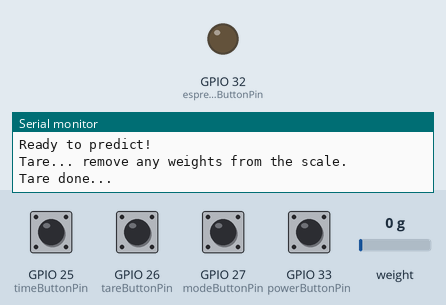
The sketch below on a simulated ESP32. Parts: output pins drawn as LEDs (lit = HIGH), the last lines printed to the serial monitor. The inputs (shaded band) are chosen by the test bench; at power-on: GPIO 25 (timeButtonPin), GPIO 26 (tareButtonPin), GPIO 27 (modeButtonPin), GPIO 33 (powerButtonPin) HIGH, weight on the scale 0 g. Storage starts empty.

Above: at 2.2 s.
2.3 s: GPIO 25 (timeButtonPin) pulled LOW for 0.15 s
3.9 s: weight on the scale set to 1250 g
At 4.5 s:
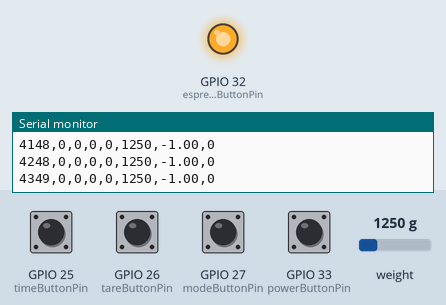
6.4 s: GPIO 26 (tareButtonPin) pulled LOW for 1 s
8.9 s: GPIO 27 (modeButtonPin) pulled LOW for 0.15 s
10.5 s: GPIO 33 (powerButtonPin) pulled LOW for 0.15 s
12.1 s: GPIO 26 (tareButtonPin) driven LOW and GPIO 27 (modeButtonPin) driven LOW
Timing chart, 0 to 14.6 s (numbered marks = the images above; inputs shaded):
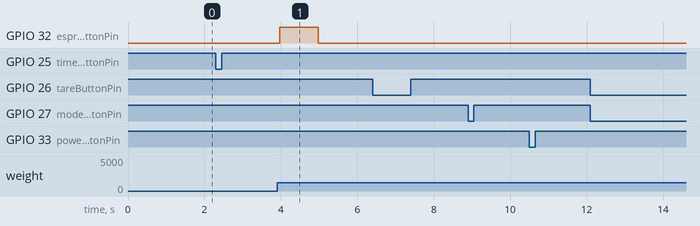

The sketch:

smart_scale.ino
```cpp
// Calibrating the load cell
#include <Arduino.h>
#include "soc/rtc.h"
#include "HX711.h"
#include "FS.h"
#include "SPIFFS.h"

#include "debounced_button.h"
#include "scale_predictor.h"

// HX711 circuit wiring
const int LOADCELL_DOUT_PIN = 16;
const int LOADCELL_SCK_PIN = 4;

const int timeButtonPin = 25;
const int modeButtonPin = 27;
const int tareButtonPin = 26;
const int powerButtonPin = 33;
const int espressoMachineDoubleShotButtonPin = 32;

const float TARGET_WEIGHT = 360.0;
const unsigned long SHOT_STOP_TIME_THRESHOLD = 1100;
const unsigned long BUTTON_TRIGGER_TIME = 1000;
const unsigned long STOP_RECORDING_DELAY_TIME = 10000;
const unsigned long RECORDING_CUTOFF_DELAY = 100000;

unsigned long startTime = millis();

unsigned long recordingStartTime = 0;
// TODO: Replace this with recordingStartTime entirely.
bool isRecording = 0;

HX711 scale;
File file;

int numweightreadings = 0;

DebouncedButton powerButton = DebouncedButton(powerButtonPin, "Power");
DebouncedButton modeButton = DebouncedButton(modeButtonPin, "Mode");
DebouncedButton tareButton = DebouncedButton(tareButtonPin, "Tare");
DebouncedButton timeButton = DebouncedButton(timeButtonPin, "Time");
ScalePredictor predictor(10, TARGET_WEIGHT);

long prevWeight = LONG_MIN;
unsigned long stopRecordingTime = 0;

unsigned long triggerDoubleShotTime = 0;

const String dataFilePath = "/data.csv";

void setup() {
  Serial.begin(115200);
  scale.begin(LOADCELL_DOUT_PIN, LOADCELL_SCK_PIN);
  scale.set_scale(185.1423151);
  scale.set_offset(-2.123100148);

  pinMode(espressoMachineDoubleShotButtonPin, OUTPUT);

  if (!SPIFFS.begin(true)) {
    Serial.println("An error has occurred while mounting SPIFFS");
    return;
  }

  // delay(5000);
  // read_data(dataFilePath);
  // empty_data(&file, dataFilePath);
  file = SPIFFS.open(dataFilePath, FILE_APPEND);

  tare_scale(scale, &isRecording, &file, dataFilePath, predictor);
}


void read_data(const String path) {
  File file = SPIFFS.open(path, FILE_READ);
  if (!file) {
    Serial.println("Failed to open file for reading");
    return;
  }

  Serial.println("\n\n\n\n\n\n\nReading data from file:");
  while (file.available()) {
    String line = file.readStringUntil('\n');
    Serial.print(">>>>\t");
    Serial.println(line);
  }

  Serial.print("File size: ");
  Serial.println(file.size());

  file.close();
  Serial.println("Finished Reading data from file\n\n\n\n\n\n\n");
}

void empty_data(File *file, const String filePath) {
  SPIFFS.format();
  if (file) {
    file->close();
  }
  File fileToClear = SPIFFS.open(filePath, FILE_WRITE);
  if (!fileToClear) {
    Serial.println("Failed to open file for clearing");
    return;
  }
  fileToClear.close();
  Serial.println("File cleared.");

  write_file_buffer(file, filePath);
}

void append_row(File &file, const String &data) {
  if (!file) {
    Serial.println("File is not open for appending");
    return;
  }

  file.println(data);
}


void tare_scale(HX711 &scale, bool *isRecording, File *file, const String filePath, ScalePredictor &predictor) {
  stop_recording(isRecording, file, filePath, predictor);
  Serial.println("Tare... remove any weights from the scale.");
  // delay(200);
  scale.tare();
  Serial.println("Tare done...");
}


void write_file_buffer(File *file, const String filePath) {
  if (file && *file) {
    file->close();
    Serial.println("File updated.");
  }
  file->println("Recording Start...");
  *file = SPIFFS.open(filePath, FILE_APPEND);
}


String build_data_row(unsigned long timeDelta, int powerButtonState, int modeButtonState, int tareButtonState, int timeButtonState, long weight, float predictedTimeToTarget, int isShotTriggered) {
  return String(timeDelta) + "," + String(powerButtonState) + "," + String(modeButtonState) + "," + String(tareButtonState) + "," + String(timeButtonState) + "," + String(weight) + "," + String(predictedTimeToTarget) + "," + String(isShotTriggered);
}


void stop_recording(bool *isRecording, File *file, const String filePath, ScalePredictor &predictor) {
  Serial.println("Stopped Recording.");
  *isRecording = false;
  recordingStartTime = 0;
  stopRecordingTime = 0;
  startTime = millis();
  write_file_buffer(file, filePath);
  predictor.startPredicting();
}


void trigger_double_shot() {
  triggerDoubleShotTime = millis();
  digitalWrite(espressoMachineDoubleShotButtonPin, HIGH);
}


void loop() {
  powerButton.update();
  modeButton.update();
  tareButton.update();
  timeButton.update();

  unsigned long currentTime = millis();

  if (digitalRead(espressoMachineDoubleShotButtonPin) == HIGH && !(triggerDoubleShotTime && currentTime < triggerDoubleShotTime + BUTTON_TRIGGER_TIME)) {
    digitalWrite(espressoMachineDoubleShotButtonPin, LOW);
    triggerDoubleShotTime = 0;
  }

  bool powerButtonPressed = powerButton.isPressed();
  bool modeButtonPressed = modeButton.isPressed();
  bool tareButtonPressed = tareButton.isPressed();
  bool timeButtonPressed = timeButton.isPressed();

  if (modeButtonPressed && tareButton.getState() && timeButton.getState()) {
    Serial.println("Mode, Tare, and Time Buttons pressed. Clearing File...\n\n\n");
    empty_data(&file, dataFilePath);
    stop_recording(&isRecording, &file, dataFilePath, predictor);
    return;
  }
  if (modeButtonPressed && tareButton.getState()) {
    Serial.println("Both Mode and Tare Buttons pressed. Reading File...");
    stop_recording(&isRecording, &file, dataFilePath, predictor);
    read_data(dataFilePath);
    return;
  }
  if (tareButtonPressed) {
    tare_scale(scale, &isRecording, &file, dataFilePath, predictor);
  }
  if (timeButtonPressed) {
    if (isRecording && !stopRecordingTime) {
      stopRecordingTime = currentTime + STOP_RECORDING_DELAY_TIME;
    } else {
      isRecording = true;
      recordingStartTime = millis();
      stopRecordingTime = 0;
      Serial.println("Started Recording...");
    }
  }
  if (isRecording && currentTime >= stopRecordingTime && stopRecordingTime != 0) {
    stop_recording(&isRecording, &file, dataFilePath, predictor);
  }
  if (isRecording && recordingStartTime > 0 && currentTime >= recordingStartTime + RECORDING_CUTOFF_DELAY) {
    stop_recording(&isRecording, &file, dataFilePath, predictor);
  }
  if (numweightreadings && numweightreadings % 100) {
    write_file_buffer(&file, dataFilePath);
  }


  if (!isRecording || !scale.is_ready()) { return; }
  long weight = scale.get_units(1);
  if (abs(weight) < 2) {
    weight = 0;
  }

  unsigned long timeDelta = currentTime - startTime;

  float predictedTimeToTarget = -1.0;
  bool isShotTriggered = 0;
  if (predictor.isReadyToPredict()) {
    predictor.addReading(timeDelta, weight);
    predictedTimeToTarget = predictor.predictTime();

    if (predictedTimeToTarget >= 0 && predictedTimeToTarget <= SHOT_STOP_TIME_THRESHOLD) {
      Serial.println("Stopping shot!");
      trigger_double_shot();
      isShotTriggered = 1;
      predictor.reset();
    }
  }

  if (true || powerButton.hasStateChanged() || modeButton.hasStateChanged() || tareButton.hasStateChanged() || timeButton.hasStateChanged() || weight != prevWeight) {
    prevWeight = weight;

    String data = build_data_row(timeDelta, powerButton.getState(), modeButton.getState(), tareButton.getState(), timeButton.getState(), weight, predictedTimeToTarget, isShotTriggered);
    isShotTriggered = 0;
    append_row(file, data);
    Serial.println(data);
  }
}
```

debounced_button.cpp
```cpp
#include "debounced_button.h"

DebouncedButton::DebouncedButton(uint8_t pin, String buttonName, unsigned long debounceDelay)
  : pin(pin), debounceDelay(debounceDelay), buttonName(buttonName), lastState(LOW), currentState(LOW),
    lastDebounceTime(0), stateChanged(false) {
  pinMode(pin, INPUT_PULLUP);
}

void DebouncedButton::update() {
  int reading = !digitalRead(pin);
  if (reading != lastState) {
    lastDebounceTime = millis();
  }

  if ((millis() - lastDebounceTime) > debounceDelay) {
    if (reading != currentState) {
      if (reading){
        if (buttonName){
          Serial.print(buttonName + " ");
        }
        Serial.println("Button pressed.");
      }
      currentState = reading;
      stateChanged = true;
    }
  } else {
    stateChanged = false;
  }

  lastState = reading;
}

bool DebouncedButton::hasStateChanged() {
  if (stateChanged) {
    stateChanged = false;
    return true;
  }
  return false;
}

bool DebouncedButton::isPressed() {
  return currentState && hasStateChanged();
}

int DebouncedButton::getState() {
  return currentState;
}
```

debounced_button.h
```cpp
#ifndef DEBOUNCED_BUTTON_H
#define DEBOUNCED_BUTTON_H

#include <Arduino.h>

class DebouncedButton {
public:
  DebouncedButton(uint8_t pin, String buttonName = "", unsigned long debounceDelay = 60);
  void update();
  bool hasStateChanged();
  int getState();
  bool isPressed();

private:
  uint8_t pin;
  unsigned long debounceDelay;
  String buttonName;
  int lastState;
  int currentState;
  unsigned long lastDebounceTime;
  bool stateChanged;
};

#endif // DEBOUNCED_BUTTON_H
```

scale_predictor.cpp
```cpp
#include "scale_predictor.h"
#include <Arduino.h>

ScalePredictor::ScalePredictor(int capacity, float target)
  : capacity_(capacity), targetWeight_(target), weights_(new float[capacity]), timestamps_(new long[capacity]), index_(0), isFull_(false), readyToPredict_(true) {}

ScalePredictor::~ScalePredictor() {
  delete[] weights_;
  delete[] timestamps_;
}

void ScalePredictor::addReading(long timestamp, float weight) {
  weights_[index_] = weight;
  timestamps_[index_] = timestamp;
  index_ = (index_ + 1) % capacity_;
  if (index_ == 0) isFull_ = true;
}

float ScalePredictor::predictTime() {
  if (!isFull_ || !readyToPredict_) {
    // Serial.print("not enough readings: ");
    // Serial.print(!isFull_);
    // Serial.print(", not readyToPredict: ");
    // Serial.println(readyToPredict_);
    return -1.0f;
  };

  float currentWeight = weights_[(index_ - 1 + capacity_) % capacity_];  // Latest weight reading
  if (currentWeight >= targetWeight_) {
    // Serial.print("already passed target. (");
    // Serial.print(currentWeight);
    // Serial.print(" >= ");
    // Serial.print(targetWeight_);
    // Serial.println(")");
    return 0.0f;
  }  // If target weight is already passed

  float rate = calculateRateOfChange();
  if (rate <= 0) {
    // Serial.print("Non-positive flow rate. (");
    // Serial.print(rate);
    // Serial.println(")");
    return -1.0f;
  }  // If the rate is not positive, prediction is not possible

  float weightToTarget = targetWeight_ - currentWeight;
  return weightToTarget / rate;
}

float ScalePredictor::calculateRateOfChange() const {
  if (index_ < 2) return 0; // Need at least two points to calculate rate

  // Variables for the sums / means
  float sumX = 0, sumY = 0, sumXY = 0, sumX2 = 0;
  int n = 0;

  for (int i = 0; i < capacity_; ++i) {
    if (timestamps_[i] != 0) { // Consider only filled entries
      float x = (float)(timestamps_[i] - timestamps_[0]); // Time since first reading
      float y = weights_[i];
      sumX += x;
      sumY += y;
      sumXY += x * y;
      sumX2 += x * x;
      ++n;
    }
  }

  // Means of x and y
  float meanX = sumX / n;
  float meanY = sumY / n;

  // Linear regression slope (beta)
  float beta = (sumXY - n * meanX * meanY) / (sumX2 - n * meanX * meanX);

  return beta; // The slope is the rate of change of weight over time
}

void ScalePredictor::reset() {
  Serial.println("Not ready to predict anymore!");
  index_ = 0;
  isFull_ = false;
  readyToPredict_ = false;  // Not ready to predict right after reset
  for (int i = 0; i < capacity_; i++) {
    weights_[i] = 0;
    timestamps_[i] = 0;
  }
}

void ScalePredictor::startPredicting() {
  Serial.println("Ready to predict!");
  readyToPredict_ = true;
}

bool ScalePredictor::isReadyToPredict() const {
  return readyToPredict_;
}
```

scale_predictor.h
```cpp
#ifndef SCALE_PREDICTOR_H
#define SCALE_PREDICTOR_H

class ScalePredictor {
public:
  ScalePredictor(int capacity, float target);
  ~ScalePredictor();
  void addReading(long timestamp, float weight);
  float predictTime();
  void reset();
  void startPredicting();
  bool isReadyToPredict() const;

private:
  int capacity_;
  float targetWeight_;
  float *weights_;
  long *timestamps_;
  int index_;
  bool isFull_;
  bool readyToPredict_;

  float calculateRateOfChange() const;
};

#endif // SCALE_PREDICTOR_H
```

Measured:
- after the input at 3.9 s, GPIO 32 (espressoMachineDoubleShotButtonPin): LOW → HIGH after 0.07 s, → LOW 1.0 s later
